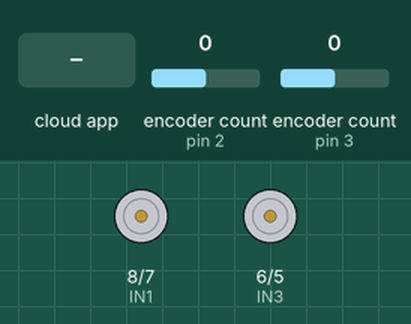
A sketch run on a simulated Arduino Uno, built with avr-gcc and run on an emulated ATmega328P. On the bench: motor-driver pin pairs drawn as motors (green arrow = first pin HIGH = forward, orange = second pin HIGH = backward, longer = more drive, scaled by the enable pin). The test bench sets the inputs (shaded band); at power-on: encoder count (sensors on pin 2, pin 3) 0. The ROS host is connected and sends only what is stated.

Above: at 1.2 s.
1.3 s: the phone or cloud app sets linear.x to -100
At 2.5 s:
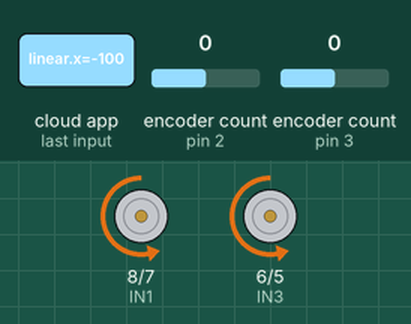
2.8 s: the phone or cloud app sets angular.z to -100
At 4.0 s:
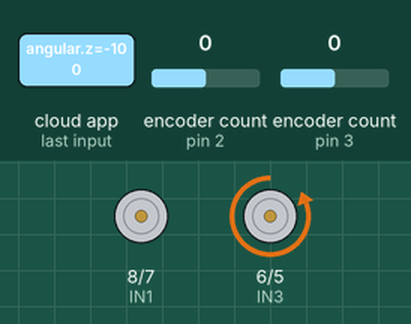
4.3 s: the phone or cloud app sets linear.x to 0
At 5.1 s:
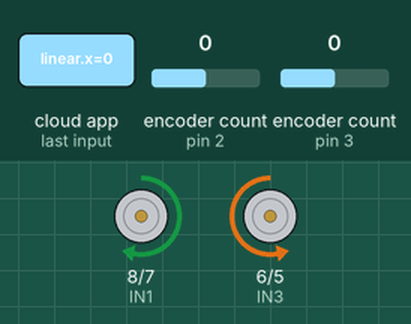
5.8 s: the phone or cloud app sets angular.z to 100
At 6.1 s:
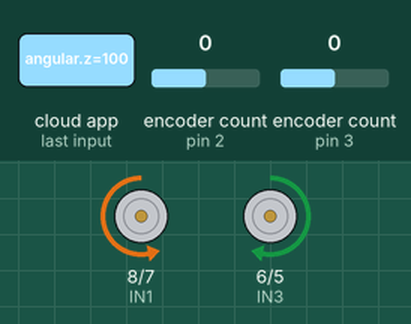
7.3 s: the phone or cloud app sets linear.x to 100
At 8.5 s:
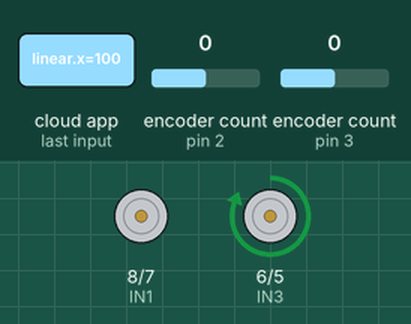
8.8 s: the phone or cloud app sets angular.z to 0
At 9.7 s:
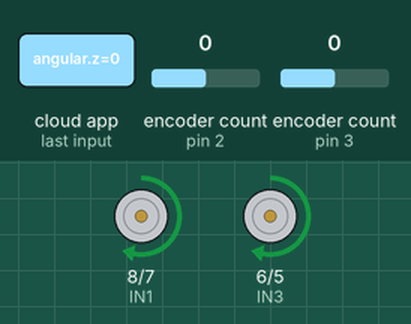
Timing chart, 0 to 11.3 s (numbered marks = the images above; inputs shaded):
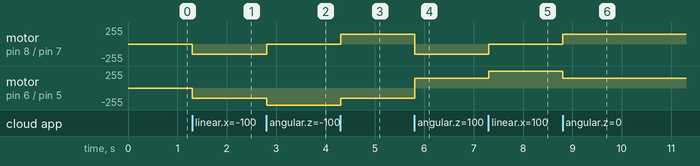

The sketch:

motorcontrol_ros.ino
```cpp
#include <ros.h>
#include <geometry_msgs/Twist.h>
#include <Encoder.h>

// Motor 1 (Left)
#define ENA 9
#define IN1 8
#define IN2 7

// Motor 2 (Right)
#define ENB 10
#define IN3 6
#define IN4 5

// Encoder Pins
#define ENCODER_A1 2
#define ENCODER_B1 4
#define ENCODER_A2 3
#define ENCODER_B2 12

Encoder motor1Encoder(ENCODER_A1, ENCODER_B1);
Encoder motor2Encoder(ENCODER_A2, ENCODER_B2);

ros::NodeHandle nh;

// Motor speed variables
float linear_speed = 0;
float angular_speed = 0;

void cmdVelCallback(const geometry_msgs::Twist& cmd_msg) {
  linear_speed = cmd_msg.linear.x;
  angular_speed = cmd_msg.angular.z;

  moveRobot(linear_speed, angular_speed);
}

ros::Subscriber<geometry_msgs::Twist> sub("cmd_vel", cmdVelCallback);

void setup() {
  nh.initNode();
  nh.subscribe(sub);

  pinMode(ENA, OUTPUT);
  pinMode(IN1, OUTPUT);
  pinMode(IN2, OUTPUT);
  pinMode(ENB, OUTPUT);
  pinMode(IN3, OUTPUT);
  pinMode(IN4, OUTPUT);
}

void loop() {
  nh.spinOnce();
  delay(10);
}

void moveRobot(float linear, float angular) {
  int leftSpeed = (linear - angular) * 150;
  int rightSpeed = (linear + angular) * 150;

  leftSpeed = constrain(leftSpeed, -255, 255);
  rightSpeed = constrain(rightSpeed, -255, 255);

  controlMotor(leftSpeed, ENA, IN1, IN2);
  controlMotor(rightSpeed, ENB, IN3, IN4);
}

void controlMotor(int speed, int pwmPin, int in1, int in2) {
  if (speed > 0) {
    digitalWrite(in1, HIGH);
    digitalWrite(in2, LOW);
    analogWrite(pwmPin, speed);
  } else if (speed < 0) {
    digitalWrite(in1, LOW);
    digitalWrite(in2, HIGH);
    analogWrite(pwmPin, -speed);
  } else {
    digitalWrite(in1, LOW);
    digitalWrite(in2, LOW);
    analogWrite(pwmPin, 0);
  }
}
```

Measured:
- after the input at 1.3 s, motor on pin 8 (IN1) / pin 7 (IN2), motor on pin 6 (IN3) / pin 5 (IN4): stopped → backward 150/255 at once
- after the input at 2.8 s, motor on pin 8 (IN1) / pin 7 (IN2): backward 150/255 → stopped at once; motor on pin 6 (IN3) / pin 5 (IN4): backward 150/255 → backward 255/255 at once
- after the input at 4.3 s, motor on pin 8 (IN1) / pin 7 (IN2): stopped → forward 150/255 at once; motor on pin 6 (IN3) / pin 5 (IN4): backward 255/255 → backward 150/255 at once
- after the input at 5.8 s, motor on pin 8 (IN1) / pin 7 (IN2): forward 150/255 → backward 150/255 at once; motor on pin 6 (IN3) / pin 5 (IN4): backward 150/255 → forward 150/255 at once
- after the input at 7.3 s, motor on pin 8 (IN1) / pin 7 (IN2): backward 150/255 → stopped at once; motor on pin 6 (IN3) / pin 5 (IN4): forward 150/255 → forward 255/255 at once
- after the input at 8.8 s, motor on pin 8 (IN1) / pin 7 (IN2): stopped → forward 150/255 at once; motor on pin 6 (IN3) / pin 5 (IN4): forward 255/255 → forward 150/255 at once
